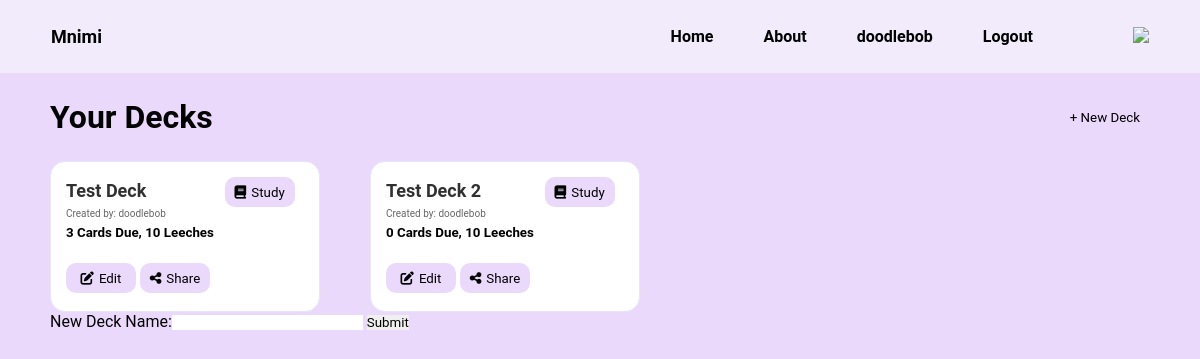
Screenshot of / (signed in) with the database file from the repository.
### app/models.py (models this page shows, shortened)
class Deck(models.Model):
    id = models.AutoField(primary_key=True)
    user_account =  models.ForeignKey(User, on_delete=models.DO_NOTHING,  default=getUserOrCreate)
    creator_username = models.CharField(blank=False, max_length=50)
    deckName = models.CharField(blank=False, max_length=50)
    dateCreated = models.DateField(null=True, blank=True)
    isFavourite = models.BooleanField(default=False)
    editable = models.BooleanField(default=False)
    cardCount = models.IntegerField(default=0)
    def getUsersDecks(user_ID):
        decks = Deck.objects.filter(user_account__id = user_ID)
        return decks

### app/views.py (the view)
# urls.py: path('', views.homepage, name='index'),
@login_required
def homepage(request):
    if request.method == 'POST':
        form = DeckForm(request.POST)
        if form.is_valid():
            Deck.createDeck(form.cleaned_data['deckName'], request.user)
    else:
        form = DeckForm()
    userDecks = Deck.getUsersDecks(request.user.id)
    decksDueCardsTuple = []
    for deck in userDecks:
        dueCards = CardLedger.getNumberofDueCards(deck.id, request.user.id)
        decksDueCardsTuple.append([deck, dueCards])
    for decks in decksDueCardsTuple:
        print(decks[1])
    context = {
        "decks": decksDueCardsTuple,
        "form": form
    }
    template_name = "app/homepage.html"
    return render(request, template_name, context)

### app/forms.py
class DeckForm(forms.Form):
    deckName = forms.CharField(label="New Deck Name", max_length=50)

### app/models.py (called while the page is built)
    def getNumberofDueCards(deck_ID, user_ID):
        dueCards = CardLedger.objects.filter(deck__id = deck_ID, user_account__id = user_ID, study_date__lte = datetime.today()).count()
        return dueCards

### templates/app/homepage.html (shortened to what this page needs)
{% extends "base.html" %}
{% load static %}
{% block content %}
    <main class="homepage">
    <div class="homepage__header">
        <h1>Your Decks</h1>
        <button class="new_deck_button">+ New Deck</button>
    </div>
    <div class="decks">
        {% for deck in decks %}
            {% include 'components/Deck.html' %}
        {% endfor %}
    </div>
    <div class="temp_create_deck_form">
        <form action="{% url 'index' %}", method="post">
            {{form}}
            <input type="submit" value="Submit">
        </form>
    </div>
    </main>
{% endblock content%}

### templates/base.html (shortened to what this page needs)
{% load static %}
<!DOCTYPE html>
<html lang="en">
  <head>
    <link rel="stylesheet" type="text/css" href="{% static 'css/main.css' %}" />
  </head>
  <body>
    <nav class="navigation">
      <a href="/">Mnimi</a>
      <div class="navigation__right">
        <a href="http://127.0.0.1:8000/">Home</a>
        <a href="http://127.0.0.1:8000/About">About</a>
        {% if user.is_authenticated %}
          <a href="http://127.0.0.1:8000/accounts/">{{ user.get_username }}</a>
          <a href="{% url 'logout' %}?next={{request.path}}">Logout</a>
        {% else %}
          <a href="{% url 'login' %}?next={{request.path}}">Login</a>
        {% endif %}
        <p>
            href="https://imgur.com/evEb5Pf"><img src="https://i.imgur.com/evEb5Pf.png"
          />
        </p>
      </div>
    </nav>
    {% block content %} {% endblock content %}
  </body>
</html>

### templates/components/Deck.html
<div class="deck">
    <div class="deck__header">
        <div class="deck__header__name">
            <a class ="deck_header_name_link" href="/deck/{{deck.0.id}}/">
            <p class="deck__header__name__course" href=>{{deck.0.deckName}}</p>
            </a>
            <P class="deck__header__name__creator">Created by: {{deck.0.creator_username}}</P>
        </div>
    <div class="deck__specifics">
        <p class="deck__specifics__info">{{ deck.1 }} Cards Due, 10 Leeches</p>
    </div>
    </div>
    <div class="deck__study__button">
        <button class="study"><i class="fa-solid fa-book"></i></i>Study</button>
    </div>
    <div class="deck__buttons">
        <button class="deck__buttons__edit"><i class="fa-solid fa-pen-to-square"></i>Edit</button>
        <button class="deck__buttons__share"><i class="fa-solid fa-share-nodes"></i>Share</button>
    </div>
</div>

### static/css/main.css (style rules this page uses)
* { font-family: "Roboto", sans-serif; box-sizing: border-box; margin: 0; padding: 0; border: 0; }
html, body { width: 100%; height: 100%; background-color: #ebd9fc; }
a { color: #000; text-decoration: none; }
button { cursor: pointer; }
.homepage { padding: 25px 50px; }
.homepage__header { display: flex; justify-content: space-between; margin: 0 0 25px 0; }
.deck { border: 1px solid lavender; border-radius: 15px; padding: 15px 15px 15px 15px; display: grid; grid-template-columns: 2fr 1fr; grid-template-rows: 2fr 1fr; grid-row-gap: 20px; background-color: white; width: 270px; line-height: 1.6; }
.deck .deck__header .deck__header__name .deck__header__name__course { font-weight: bold; color: rgb(48, 48, 48); font-size: large; }
.deck .deck__header .deck__header__name .deck__header__name__creator { font-size: x-small; opacity: 60%; }
.deck .deck__specifics .deck__specifics__info { font-weight: bold; font-size: smaller; }
.deck__buttons__edit { background-color: #ebd9fc; border-radius: 10px;; width: 70px; height: 30px; }
.deck__buttons__share { background-color: #ebd9fc; border-radius: 10px; width: 70px; height: 30px; }
.study { background-color: #ebd9fc; border-radius: 10px; width: 70px; height: 30px; }
.decks { display: grid; gap: 50px; grid-template-columns: repeat(auto-fit, 270px); }
.deck i { margin-right: 5px; }
.new_deck_button { background-color: #ebd9fc; padding: 10px; border-radius: 10px; }
.navigation { font-weight: bold; font-size: large; display: grid; grid-auto-flow: column; justify-content: space-between; align-items: center; border: 1px solid #F2EBFB; padding: 25px 50px; background-color: #F2EBFB; }
.navigation__right { font-size: medium; font-weight: bold; display: grid; grid-auto-flow: column; grid-gap: 50px; align-items: center; }
.navigation img { width: 50px; }

### rows the page displays
Deck: deckName "Test Deck", creator_username "doodlebob", cardCount "3"
Deck: deckName "Test Deck 2", creator_username "doodlebob", deck "0"

### other values shown
{{ user.get_username }} "doodlebob"
